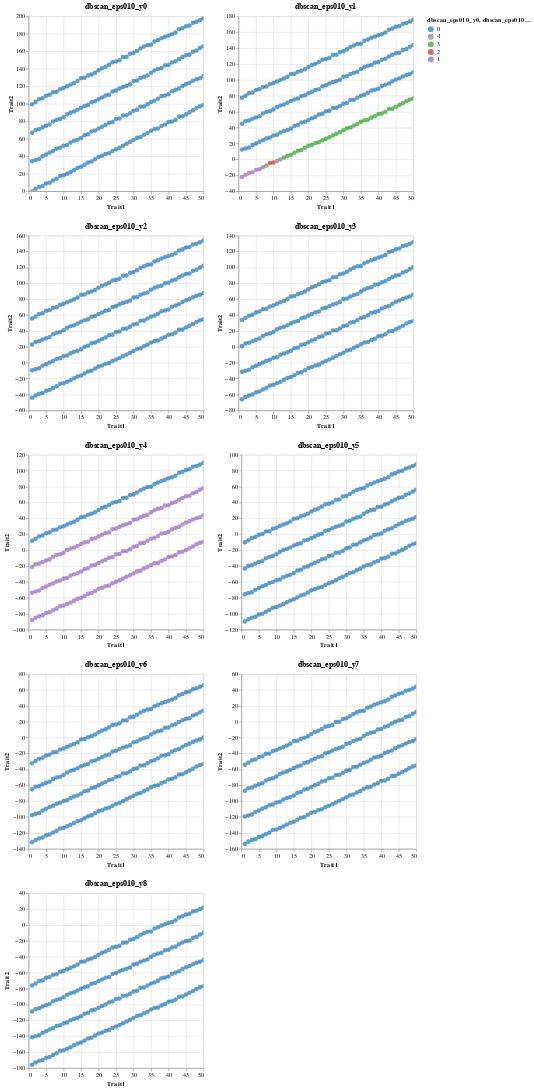

Source (notebook cell):
### Code cell
(dbscan_plots[db_labs[36]] | dbscan_plots[db_labs[37]]) & (dbscan_plots[db_labs[38]] | dbscan_plots[db_labs[39]]) & (dbscan_plots[db_labs[40]] | dbscan_plots[db_labs[41]]) & (dbscan_plots[db_labs[42]] | dbscan_plots[db_labs[43]]) & (dbscan_plots[db_labs[44]])

### Figure 1 — Vega-Lite specification as saved in the notebook (floating-point values rounded to 4 significant figures; data arrays with more than 128 entries replaced by an {"elided": "..."} marker saying what was removed)
{"config": {"view": {"continuousWidth": 300, "continuousHeight": 300}}, "vconcat": [{"hconcat": [{"data": {"name": "data-b28d342606d7ab9a5e940a2dceb47fe1"}, "mark": {"type": "circle", "size": 60}, "encoding": {"color": {"field": "dbscan_eps010_y0", "scale": {"domain": [0.0, -1.0, 3.0, 2.0, 1.0], "range": ["#1f77b4", "#808080", "#2ca02c", "#d62728", "#9467bd"]}, "type": "nominal"}, "tooltip": [{"field": "dbscan_eps010_y0", "type": "quantitative"}, {"field": "kmedoids4_y0", "type": "quantitative"}], "x": {"field": "Trait1", "type": "quantitative"}, "y": {"field": "Trait2", "type": "quantitative"}}, "name": "view_199", "title": "dbscan_eps010_y0"}, {"data": {"name": "data-d7700ddcebfcea80d69d161e870ed8ed"}, "mark": {"type": "circle", "size": 60}, "encoding": {"color": {"field": "dbscan_eps010_y1", "scale": {"domain": [0.0, 1.0, -1.0, 2.0, 3.0], "range": ["#1f77b4", "#ff7f0e", "#808080", "#d62728", "#9467bd"]}, "type": "nominal"}, "tooltip": [{"field": "dbscan_eps010_y1", "type": "quantitative"}, {"field": "kmedoids4_y1", "type": "quantitative"}], "x": {"field": "Trait1", "type": "quantitative"}, "y": {"field": "Trait2", "type": "quantitative"}}, "name": "view_200", "title": "dbscan_eps010_y1"}]}, {"hconcat": [{"data": {"name": "data-b8ef08a254a97f45de773357574986b1"}, "mark": {"type": "circle", "size": 60}, "encoding": {"color": {"field": "dbscan_eps010_y2", "scale": {"domain": [0.0, 3.0, 2.0, 1.0], "range": ["#1f77b4", "#ff7f0e", "#2ca02c", "#d62728"]}, "type": "nominal"}, "tooltip": [{"field": "dbscan_eps010_y2", "type": "quantitative"}, {"field": "kmedoids4_y2", "type": "quantitative"}], "x": {"field": "Trait1", "type": "quantitative"}, "y": {"field": "Trait2", "type": "quantitative"}}, "name": "view_201", "title": "dbscan_eps010_y2"}, {"data": {"name": "data-ea913501cf093a0fa2b558d1f07ba1b0"}, "mark": {"type": "circle", "size": 60}, "encoding": {"color": {"field": "dbscan_eps010_y3", "scale": {"domain": [0.0, 3.0, 2.0, 1.0], "range": ["#1f77b4", "#ff7f0e", "#2ca02c", "#d62728"]}, "type": "nominal"}, "tooltip": [{"field": "dbscan_eps010_y3", "type": "quantitative"}, {"field": "kmedoids4_y3", "type": "quantitative"}], "x": {"field": "Trait1", "type": "quantitative"}, "y": {"field": "Trait2", "type": "quantitative"}}, "name": "view_202", "title": "dbscan_eps010_y3"}]}, {"hconcat": [{"data": {"name": "data-45e55ccee1d20e15116d42cc2ddedf28"}, "mark": {"type": "circle", "size": 60}, "encoding": {"color": {"field": "dbscan_eps010_y4", "scale": {"domain": [0.0, 1.0, 3.0, 2.0], "range": ["#1f77b4", "#ff7f0e", "#2ca02c", "#d62728"]}, "type": "nominal"}, "tooltip": [{"field": "dbscan_eps010_y4", "type": "quantitative"}, {"field": "kmedoids4_y4", "type": "quantitative"}], "x": {"field": "Trait1", "type": "quantitative"}, "y": {"field": "Trait2", "type": "quantitative"}}, "name": "view_203", "title": "dbscan_eps010_y4"}, {"data": {"name": "data-3501d48fb175cd60325aa8e585f21eb5"}, "mark": {"type": "circle", "size": 60}, "encoding": {"color": {"field": "dbscan_eps010_y5", "scale": {"domain": [0.0, 3.0, 1.0, 2.0], "range": ["#1f77b4", "#ff7f0e", "#2ca02c", "#d62728"]}, "type": "nominal"}, "tooltip": [{"field": "dbscan_eps010_y5", "type": "quantitative"}, {"field": "kmedoids4_y5", "type": "quantitative"}], "x": {"field": "Trait1", "type": "quantitative"}, "y": {"field": "Trait2", "type": "quantitative"}}, "name": "view_204", "title": "dbscan_eps010_y5"}]}, {"hconcat": [{"data": {"name": "data-c43a23df451b79120d7646dbfeb90988"}, "mark": {"type": "circle", "size": 60}, "encoding": {"color": {"field": "dbscan_eps010_y6", "scale": {"domain": [0.0, 1.0, 2.0, 3.0], "range": ["#1f77b4", "#ff7f0e", "#2ca02c", "#d62728"]}, "type": "nominal"}, "tooltip": [{"field": "dbscan_eps010_y6", "type": "quantitative"}, {"field": "kmedoids4_y6", "type": "quantitative"}], "x": {"field": "Trait1", "type": "quantitative"}, "y": {"field": "Trait2", "type": "quantitative"}}, "name": "view_205", "title": "dbscan_eps010_y6"}, {"data": {"name": "data-e7fc6ab4e472dcfea30317a3ad075189"}, "mark": {"type": "circle", "size": 60}, "encoding": {"color": {"field": "dbscan_eps010_y7", "scale": {"domain": [0.0, 3.0, 1.0, 2.0], "range": ["#1f77b4", "#ff7f0e", "#2ca02c", "#d62728"]}, "type": "nominal"}, "tooltip": [{"field": "dbscan_eps010_y7", "type": "quantitative"}, {"field": "kmedoids4_y7", "type": "quantitative"}], "x": {"field": "Trait1", "type": "quantitative"}, "y": {"field": "Trait2", "type": "quantitative"}}, "name": "view_206", "title": "dbscan_eps010_y7"}]}, {"data": {"name": "data-0c70953f69d5312bc93d7c315ab37eeb"}, "mark": {"type": "circle", "size": 60}, "encoding": {"color": {"field": "dbscan_eps010_y8", "scale": {"domain": [0.0, 1.0, 2.0, 3.0], "range": ["#1f77b4", "#ff7f0e", "#2ca02c", "#d62728"]}, "type": "nominal"}, "tooltip": [{"field": "dbscan_eps010_y8", "type": "quantitative"}, {"field": "kmedoids4_y8", "type": "quantitative"}], "x": {"field": "Trait1", "type": "quantitative"}, "y": {"field": "Trait2", "type": "quantitative"}}, "name": "view_207", "title": "dbscan_eps010_y8"}], "params": [{"name": "param_289", "select": {"type": "interval", "encodings": ["x", "y"]}, "bind": "scales", "views": ["view_199"]}, {"name": "param_291", "select": {"type": "interval", "encodings": ["x", "y"]}, "bind": "scales", "views": ["view_200"]}, {"name": "param_293", "select": {"type": "interval", "encodings": ["x", "y"]}, "bind": "scales", "views": ["view_201"]}, {"name": "param_295", "select": {"type": "interval", "encodings": ["x", "y"]}, "bind": "scales", "views": ["view_202"]}, {"name": "param_297", "select": {"type": "interval", "encodings": ["x", "y"]}, "bind": "scales", "views": ["view_203"]}, {"name": "param_299", "select": {"type": "interval", "encodings": ["x", "y"]}, "bind": "scales", "views": ["view_204"]}, {"name": "param_301", "select": {"type": "interval", "encodings": ["x", "y"]}, "bind": "scales", "views": ["view_205"]}, {"name": "param_303", "select": {"type": "interval", "encodings": ["x", "y"]}, "bind": "scales", "views": ["view_206"]}, {"name": "param_305", "select": {"type": "interval", "encodings": ["x", "y"]}, "bind": "scales", "views": ["view_207"]}], "$schema": "https://vega.github.io/schema/vega-lite/v5.16.3.json", "datasets": {"data-b28d342606d7ab9a5e940a2dceb47fe1": {"elided": "200 records"}, "data-d7700ddcebfcea80d69d161e870ed8ed": {"elided": "200 records"}, "data-b8ef08a254a97f45de773357574986b1": {"elided": "200 records"}, "data-ea913501cf093a0fa2b558d1f07ba1b0": {"elided": "200 records"}, "data-45e55ccee1d20e15116d42cc2ddedf28": {"elided": "200 records"}, "data-3501d48fb175cd60325aa8e585f21eb5": {"elided": "200 records"}, "data-c43a23df451b79120d7646dbfeb90988": {"elided": "200 records"}, "data-e7fc6ab4e472dcfea30317a3ad075189": {"elided": "200 records"}, "data-0c70953f69d5312bc93d7c315ab37eeb": {"elided": "200 records"}}}
